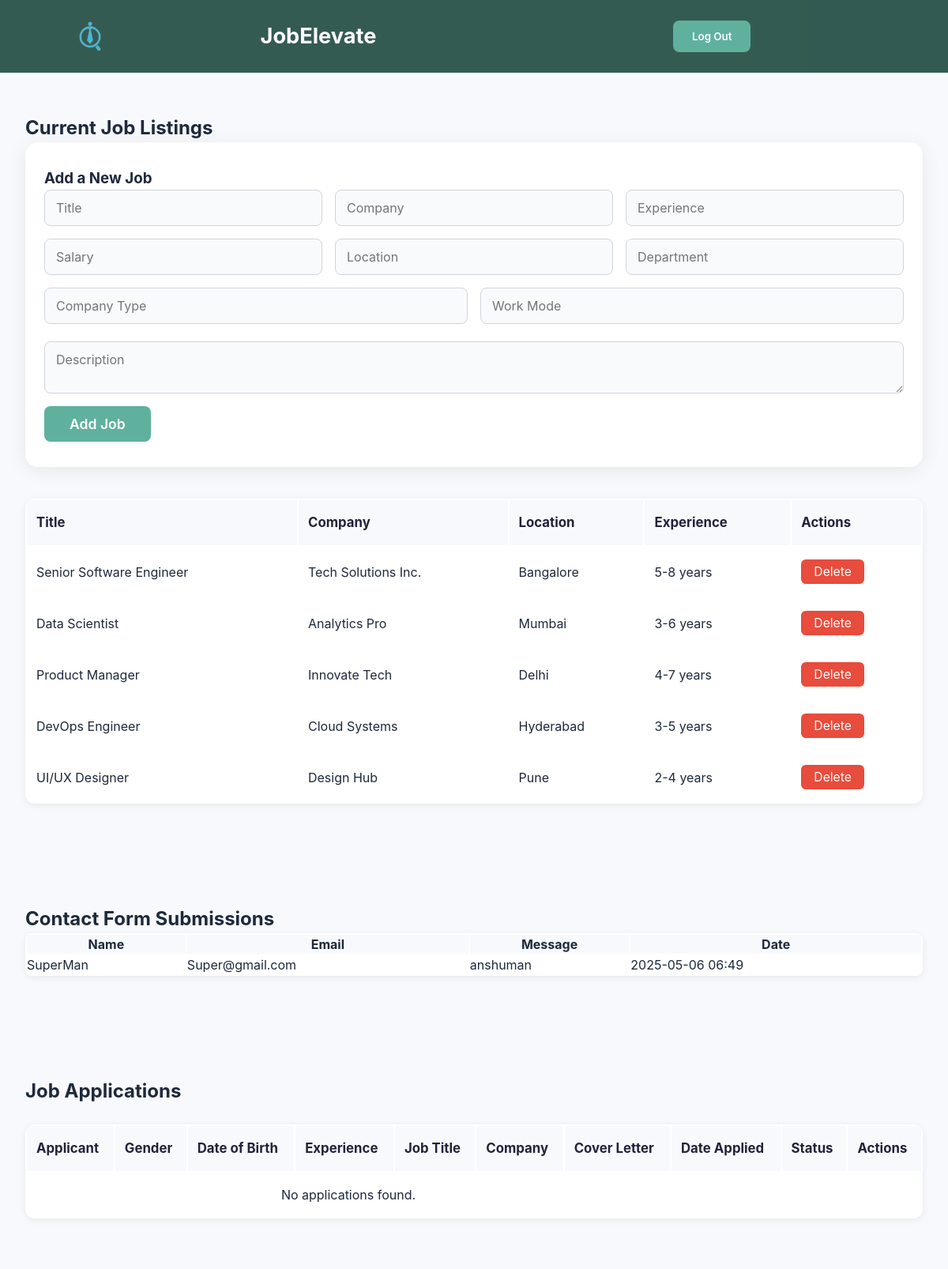
Page /admin (signed in) on the earlier database version.
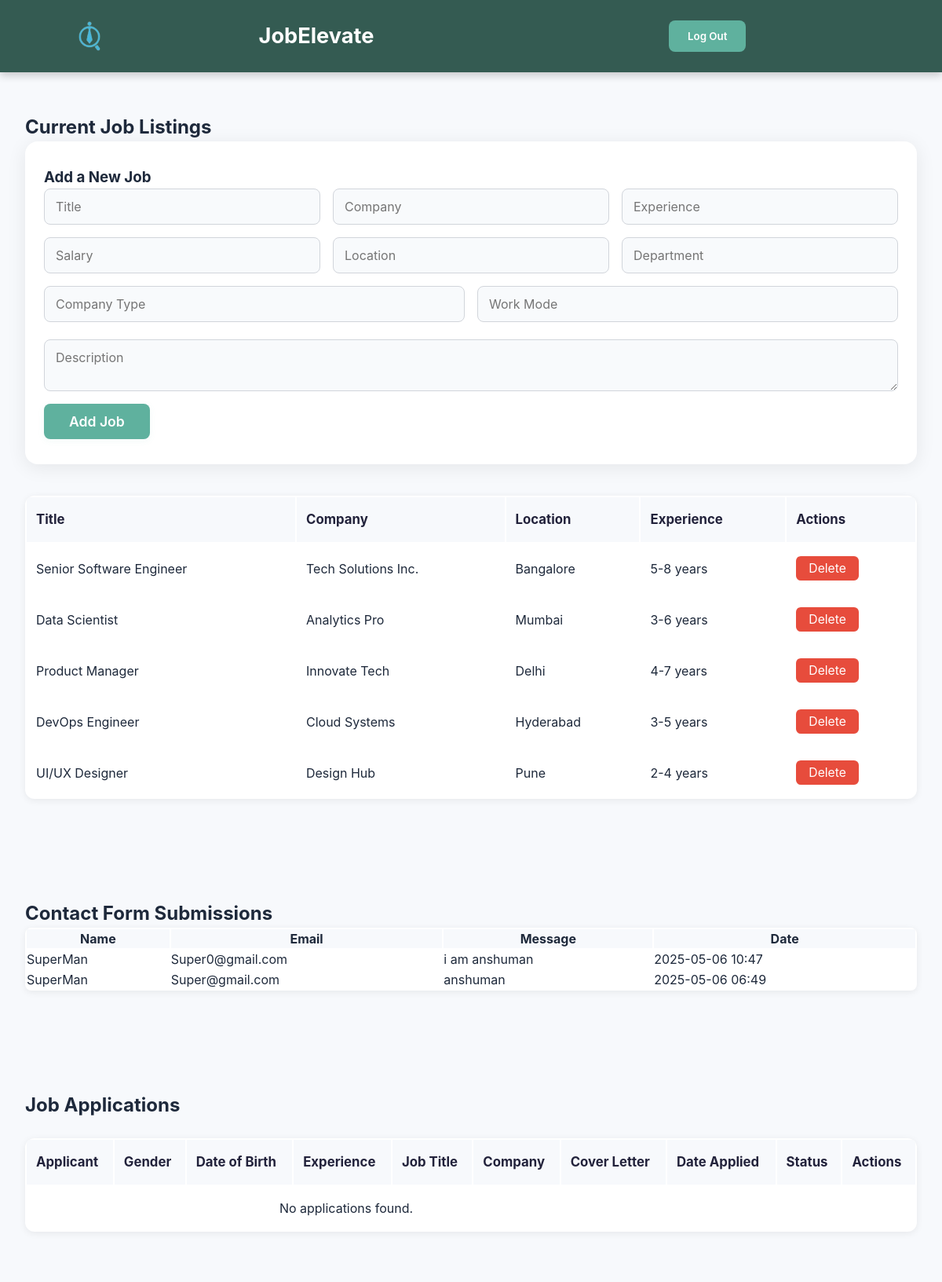
Same page on the later database version.
### app.py (models this page shows)
class Job(db.Model):
    id = db.Column(db.Integer, primary_key=True)
    title = db.Column(db.String(100), nullable=False)
    company = db.Column(db.String(100), nullable=False)
    experience = db.Column(db.String(20), nullable=False)
    salary = db.Column(db.String(50), nullable=True)
    location = db.Column(db.String(100), nullable=False)
    department = db.Column(db.String(100), nullable=False)
    company_type = db.Column(db.String(100), nullable=False)
    work_mode = db.Column(db.String(100), nullable=False)
    description = db.Column(db.Text, nullable=False)
    rating = db.Column(db.Float, nullable=True)
    reviews = db.Column(db.Integer, nullable=True)
    date_posted = db.Column(db.String(50), nullable=True)

class Contact(db.Model):
    id = db.Column(db.Integer, primary_key=True)
    name = db.Column(db.String(100), nullable=False)
    email = db.Column(db.String(100), nullable=False)
    message = db.Column(db.Text, nullable=False)
    date_submitted = db.Column(db.DateTime, default=datetime.utcnow)

### app.py (the view)
@app.route('/admin', methods=['GET', 'POST'])
@login_required
def admin():
    if current_user.role != 'admin':
        flash('Access denied: Admins only.', 'danger')
        return redirect(url_for('home'))
    jobs = Job.query.all()
    contacts = Contact.query.order_by(Contact.date_submitted.desc()).all()
    return render_template('admin.html', jobs=jobs, contacts=contacts)

### app.py (called while the page is built)
@login_manager.user_loader
def load_user(user_id):
    return db.session.get(User,int(user_id))

### templates/admin.html (shortened to what this page needs)
<!DOCTYPE html>
<html lang="en">
<head>
    <link rel="stylesheet" type="text/css" href="{{ url_for('static', filename='style.css') }}">
</head>
<body>
    <nav class="navbar">
        <div class="container">
            <div class="nav_wrapper">
                <a href="{{ url_for('home' ) }}" class="logo">
                    <img style="width: 80px; height: 60px; padding-left: 20px;" src="{{ url_for('static', filename='images/logo.PNG') }}" alt="logo">
                    <h3 style="text-decoration: none; color: white; padding-right: 190px;"><a style="text-decoration: none; color: white; font-size: 1.7rem;" href="{{ url_for('home' ) }}">JobElevate</a></h3>
                </a>
                <ul class="nav_menu">
                    {% if current_user.is_authenticated %}
                        <li class="nav_list"><button class="btn"><a style="text-decoration: none; color: white;" href="{{ url_for('logout') }}">Log Out</a></button></li>
                    {% endif %}
                </ul>
            </div>
        </div>
    </nav>
    <section class="job-listings">
        <div class="container" style="margin-top: 80px;">
            <h2>Current Job Listings</h2>
            <div class="admin-card">
                <form id="add-job-form" action="{{ url_for('add_job') }}" method="POST">
                    <h3>Add a New Job</h3>
                    <div class="admin-form-row">
                        <input name="title" placeholder="Title" required>
                        <input name="company" placeholder="Company" required>
                        <input name="experience" placeholder="Experience" required>
                        <input name="salary" placeholder="Salary">
                        <input name="location" placeholder="Location" required>
                        <input name="department" placeholder="Department" required>
                        <input name="company_type" placeholder="Company Type" required>
                        <input name="work_mode" placeholder="Work Mode" required>
                    </div>
                    <textarea name="description" placeholder="Description" required style="width:100%;margin-top:10px;"></textarea>
                    <button type="submit">Add Job</button>
                </form>
            </div>
            <table class="admin-table">
                <thead>
                    <tr>
                        <th>Title</th><th>Company</th><th>Location</th><th>Experience</th><th>Actions</th>
                    </tr>
                </thead>
                <tbody>
                    {% for job in jobs %}
                    <tr>
                        <td>{{ job.title }}</td>
                        <td>{{ job.company }}</td>
                        <td>{{ job.location }}</td>
                        <td>{{ job.experience }}</td>
                        <td>
                            <form action="{{ url_for('delete_job', job_id=job.id) }}" method="POST" style="display:inline;">
                                <button type="submit">Delete</button>
                            </form>
                        </td>
                    </tr>
                    {% else %}
                    <tr><td colspan="5" style="text-align:center;">No jobs found.</td></tr>
                    {% endfor %}
                </tbody>
            </table>
        </div>
    </section>
    <section class="job-listings">
        <div class="container">
            <h2>Contact Form Submissions</h2>
            <table style="width:100%; background:#fff; border-radius:8px; box-shadow:0 2px 10px rgba(0,0,0,0.07);">
                <thead>
                    <tr style="background:#f7f9fc;">
                        <th>Name</th><th>Email</th><th>Message</th><th>Date</th>
                    </tr>
                </thead>
                <tbody>
                    {% for contact in contacts %}
                    <tr>
                        <td>{{ contact.name }}</td>
                        <td>{{ contact.email }}</td>
                        <td>{{ contact.message }}</td>
                        <td>{{ contact.date_submitted.strftime('%Y-%m-%d %H:%M') }}</td>
                    </tr>
                    {% else %}
                    <tr><td colspan="4" style="text-align:center;">No contact submissions found.</td></tr>
                    {% endfor %}
                </tbody>
            </table>
        </div>
    </section>
    <section class="job-listings">
        <div class="container">
            <h2>Job Applications</h2>
            <table class="admin-table">
                <thead>
                    <tr>
                        <th>Applicant</th>
                        <th>Gender</th>
                        <th>Date of Birth</th>
                        <th>Experience</th>
                        <th>Job Title</th>
                        <th>Company</th>
                        <th>Cover Letter</th>
                        <th>Date Applied</th>
                        <th>Status</th>
                        <th>Actions</th>
                    </tr>
                </thead>
                <tbody>
                    {% for application in applications %}
                    <tr>
                        <td>{{ application.user.username }}</td>
                        <td>{{ application.gender or '-' }}</td>
                        <td>{{ application.dob or '-' }}</td>
                        <td>{{ application.experience or '-' }}</td>
                        <td>{{ application.job.title }}</td>
                        <td>{{ application.job.company }}</td>
                        <td>{{ application.cover_letter[:100] }}...</td>
                        <td>{{ application.date_applied.strftime('%Y-%m-%d %H:%M') }}</td>
                        <td>
                            <span class="status-{{ application.status.lower() }}">{{ application.status }}</span>
                        </td>
                        <td>
                            <form action="{{ url_for('update_application', app_id=application.id) }}" method="POST" style="display:inline;">
                                <select name="status" onchange="this.form.submit()">
                                    <option value="Pending" {% if application.status == 'Pending' %}selected{% endif %}>Pending</option>
                                    <option value="Accepted" {% if application.status == 'Accepted' %}selected{% endif %}>Accepted</option>
                                    <option value="Rejected" {% if application.status == 'Rejected' %}selected{% endif %}>Rejected</option>
                                </select>
                            </form>
                        </td>
                    </tr>
                    {% else %}
                    <tr><td colspan="7" style="text-align:center;">No applications found.</td></tr>
                    {% endfor %}
                </tbody>
            </table>
        </div>
    </section>
</body>
</html>

### static/style.css (style rules this page uses)
:root { --primary: #5fb19e; --primary-dark: #1f4a40; --secondary: #1f4a40; --accent: #f59e0b; --background: #f8fafc; --text: #1e293b; --text-light: #64748b; --white: #ffffff; --shadow: 0 4px 6px -1px rgb(0 0 0 / 0.1), 0 2px 4px -2px rgb(0 0 0 / 0.1); --shadow-lg: 0 10px 15px -3px rgb(0 0 0 / 0.1), 0 4px 6px -4px rgb(0 0 0 / 0.1); }
* { margin: 0; padding: 0; box-sizing: border-box; font-family: 'Inter', -apple-system, BlinkMacSystemFont, 'Segoe UI', Roboto, sans-serif; }
body { background-color: var(--background); color: var(--text); line-height: 1.5; overflow-x: hidden; }
.navbar { position: fixed; top: 0; left: 0; width: 100%; background: rgba(31, 74, 64, 0.9); z-index: 1000; transition: background 0.3s ease, box-shadow 0.3s ease; }
.nav_wrapper { display: flex; justify-content: space-between; align-items: center; padding: 1rem 2rem; max-width: 1200px; margin: 0 auto; }
.logo { text-decoration: none; font-size: 1.6rem; font-weight: 700; display: flex; align-items: center; gap: 0.5rem; color: #fff; }
.logo img { height: 45px; width: auto; border-radius: 8px; }
.nav_menu { display: flex; gap: 2rem; list-style: none; align-items: center; text-decoration: none; color: white; }
.btn { padding: 0.75rem 1.5rem; border: none; border-radius: 8px; font-weight: 600; cursor: pointer; transition: all 0.3s ease; background: #5fb19e; color: #fff ; text-decoration: none; outline: none; }
.container { max-width: 1200px; margin: 0 auto; padding: 0 2rem; }

### templates/admin.html (style rules this page uses)
.job-listings { padding: 4rem 0; background-color: #f7f9fc; }
.admin-card { background: #fff; border-radius: 16px; box-shadow: 0 4px 24px rgba(0,0,0,0.08); padding: 32px 24px; margin-bottom: 2.5rem; max-width: 1200px; margin-left: auto; margin-right: auto; }
.admin-form-row { display: flex; flex-wrap: wrap; gap: 16px; margin-bottom: 12px; }
.admin-card input, .admin-card textarea { flex: 1; padding: 12px 14px; border: 1px solid #d1d5db; border-radius: 8px; font-size: 1rem; transition: border 0.2s, box-shadow 0.2s; background: #f8fafc; }
.admin-card button { background: #5fb19e; color: #fff; border: none; padding: 12px 32px; border-radius: 8px; font-size: 1.1rem; font-weight: 600; cursor: pointer; margin-top: 10px; transition: background 0.2s, box-shadow 0.2s; box-shadow: 0 2px 8px rgba(95,177,158,0.08); }
.admin-table { width: 100%; background: #fff; border-radius: 12px; box-shadow: 0 2px 10px rgba(0,0,0,0.07); overflow: hidden; margin-top: 1.5rem; }
.admin-table th, .admin-table td { padding: 16px 12px; text-align: left; }
.admin-table th { background: #f7f9fc; font-weight: 700; color: #22223b; font-size: 1.05rem; }
.admin-table tr { border-bottom: 1px solid #f0f0f0; }
.admin-table tr:last-child { border-bottom: none; }
.admin-table td button { background: #e74c3c; color: #fff; border: none; padding: 6px 16px; border-radius: 6px; font-size: 0.98rem; cursor: pointer; transition: background 0.2s; }

Differences in the rows shown:
added Contact: name "SuperMan", email "Super0@gmail.com", message "i am anshuman", date_submitted "2025-05-06 10:47"
